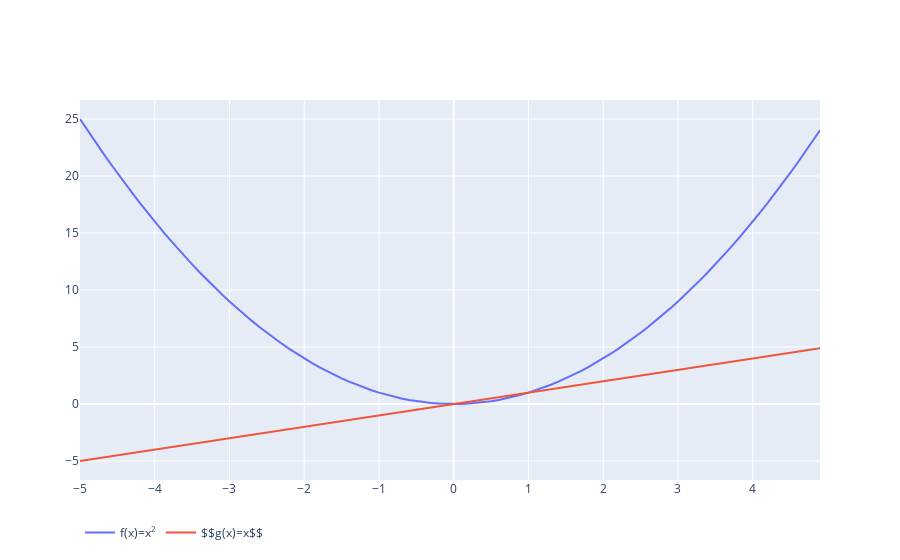

Notebook code cell kept with this figure:
### Markdown cell above
Для этого применим к фигуре метод update_layout, у которого нас интересует атрибут legend_orientation fig.update_layout(legend_orientation="h")

### Code cell
fig = go.Figure()
fig.add_trace(go.Scatter(x=x, y=f(x), name='f(x)=x<sup>2</sup>'))
fig.add_trace(go.Scatter(x=x, y=x, name='$$g(x)=x$$'))
fig.update_layout(legend_orientation='h')
fig.show()
